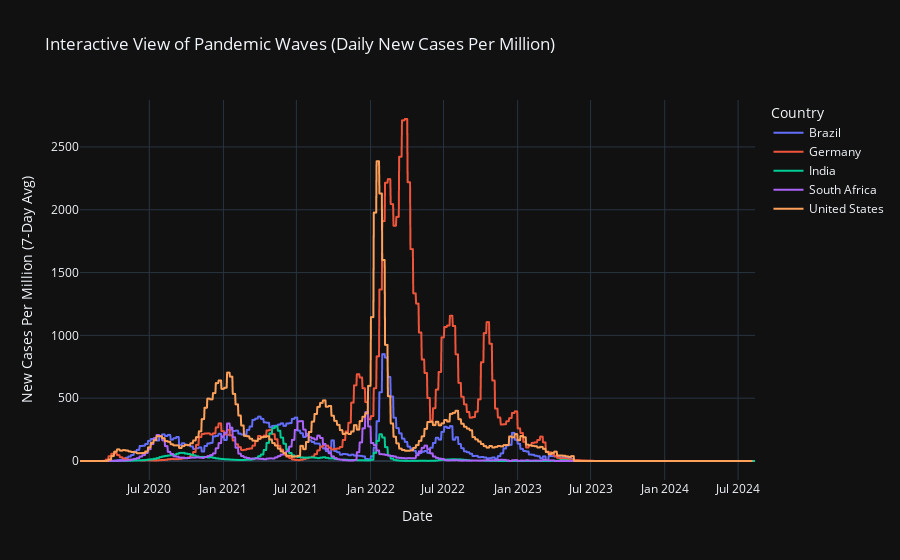

Write notebook code for a chart like this one.
### Code cell
# ==============================================================================
# BLOCK 12: EDA - PART 9: INTERACTIVE VISUALIZATION WITH PLOTLY
# ==============================================================================

# --- Action: 1. Import Plotly ---
import plotly.express as px

# --- Action: 2. Prepare Data (Using Case Study Countries) ---
# We can reuse the 'case_study_df' from the previous block.

# --- Action: 3. Create the Interactive Plot ---
# Plotly makes it incredibly simple to create a rich, interactive chart.
fig = px.line(
    case_study_df,
    x='date',
    y='new_cases_per_million_7day_avg',
    color='location',  # This is equivalent to 'hue' in seaborn
    title='Interactive View of Pandemic Waves (Daily New Cases Per Million)',
    labels={'new_cases_per_million_7day_avg': 'New Cases Per Million (7-Day Avg)', 'date': 'Date'}
)

# Update layout for a cleaner look
fig.update_layout(
    template='plotly_dark',
    legend_title_text='Country'
)

# Show the interactive plot
fig.show()

### Figure 1 — Plotly figure (JSON) as saved in the notebook; plotly's stock layout.template omitted (floating-point values rounded to 4 significant figures; data arrays with more than 128 entries replaced by an {"elided": "..."} marker saying what was removed)
{"data": [{"hovertemplate": "location=Brazil<br>Date=%{x}<br>New Cases Per Million (7-Day Avg)=%{y}<extra></extra>", "legendgroup": "Brazil", "line": {"color": "#636efa", "dash": "solid"}, "marker": {"symbol": "circle"}, "mode": "lines", "name": "Brazil", "showlegend": true, "type": "scattergl", "x": {"elided": "1668 str values"}, "xaxis": "x", "y": {"elided": "1668 float values"}, "yaxis": "y"}, {"hovertemplate": "location=Germany<br>Date=%{x}<br>New Cases Per Million (7-Day Avg)=%{y}<extra></extra>", "legendgroup": "Germany", "line": {"color": "#EF553B", "dash": "solid"}, "marker": {"symbol": "circle"}, "mode": "lines", "name": "Germany", "showlegend": true, "type": "scattergl", "x": {"elided": "1668 str values"}, "xaxis": "x", "y": {"elided": "1668 float values"}, "yaxis": "y"}, {"hovertemplate": "location=India<br>Date=%{x}<br>New Cases Per Million (7-Day Avg)=%{y}<extra></extra>", "legendgroup": "India", "line": {"color": "#00cc96", "dash": "solid"}, "marker": {"symbol": "circle"}, "mode": "lines", "name": "India", "showlegend": true, "type": "scattergl", "x": {"elided": "1676 str values"}, "xaxis": "x", "y": {"elided": "1676 float values"}, "yaxis": "y"}, {"hovertemplate": "location=South Africa<br>Date=%{x}<br>New Cases Per Million (7-Day Avg)=%{y}<extra></extra>", "legendgroup": "South Africa", "line": {"color": "#ab63fa", "dash": "solid"}, "marker": {"symbol": "circle"}, "mode": "lines", "name": "South Africa", "showlegend": true, "type": "scattergl", "x": {"elided": "1668 str values"}, "xaxis": "x", "y": {"elided": "1668 float values"}, "yaxis": "y"}, {"hovertemplate": "location=United States<br>Date=%{x}<br>New Cases Per Million (7-Day Avg)=%{y}<extra></extra>", "legendgroup": "United States", "line": {"color": "#FFA15A", "dash": "solid"}, "marker": {"symbol": "circle"}, "mode": "lines", "name": "United States", "showlegend": true, "type": "scattergl", "x": {"elided": "1668 str values"}, "xaxis": "x", "y": {"elided": "1668 float values"}, "yaxis": "y"}], "layout": {"legend": {"title": {"text": "Country"}, "tracegroupgap": 0}, "title": {"text": "Interactive View of Pandemic Waves (Daily New Cases Per Million)"}, "xaxis": {"anchor": "y", "domain": [0, 1], "title": {"text": "Date"}}, "yaxis": {"anchor": "x", "domain": [0, 1], "title": {"text": "New Cases Per Million (7-Day Avg)"}}}}
